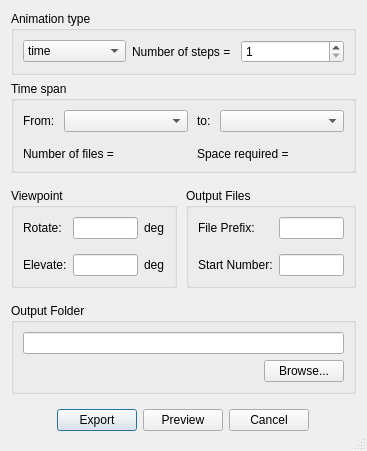
<?xml version="1.0" encoding="UTF-8"?>
<ui version="4.0">
 <class>ExportAnimationDialog</class>
 <widget class="QDialog" name="ExportAnimationDialog">
  <property name="geometry">
   <rect>
    <x>0</x>
    <y>0</y>
    <width>341</width>
    <height>405</height>
   </rect>
  </property>
  <property name="windowTitle">
   <string>Export Animation</string>
  </property>
  <property name="sizeGripEnabled">
   <bool>true</bool>
  </property>
  <layout class="QVBoxLayout" name="verticalLayout">
   <item>
    <widget class="QGroupBox" name="groupBox">
     <property name="title">
      <string>Animation type</string>
     </property>
     <layout class="QGridLayout" name="gridLayout_2">
      <item row="0" column="2">
       <widget class="QSpinBox" name="spinBoxNumberOfSteps">
        <property name="minimum">
         <number>1</number>
        </property>
        <property name="maximum">
         <number>1000000</number>
        </property>
        <property name="stepType">
         <enum>QAbstractSpinBox::DefaultStepType</enum>
        </property>
       </widget>
      </item>
      <item row="0" column="0">
       <widget class="QComboBox" name="comboBoxAnimationType">
        <item>
         <property name="text">
          <string>time</string>
         </property>
        </item>
        <item>
         <property name="text">
          <string>viewpoint</string>
         </property>
        </item>
       </widget>
      </item>
      <item row="0" column="1">
       <widget class="QLabel" name="label">
        <property name="text">
         <string>Number of steps =</string>
        </property>
       </widget>
      </item>
     </layout>
    </widget>
   </item>
   <item>
    <widget class="QGroupBox" name="groupBox_2">
     <property name="title">
      <string>Time span</string>
     </property>
     <layout class="QGridLayout" name="gridLayout_3">
      <property name="horizontalSpacing">
       <number>9</number>
      </property>
      <property name="verticalSpacing">
       <number>15</number>
      </property>
      <item row="0" column="2">
       <widget class="QLabel" name="label_3">
        <property name="text">
         <string>to:</string>
        </property>
       </widget>
      </item>
      <item row="1" column="2" colspan="2">
       <widget class="QLabel" name="labelDiskSpaceRequired">
        <property name="text">
         <string>Space required = </string>
        </property>
       </widget>
      </item>
      <item row="0" column="1">
       <widget class="QComboBox" name="comboBoxStartIndex">
        <property name="sizePolicy">
         <sizepolicy hsizetype="Expanding" vsizetype="Fixed">
          <horstretch>0</horstretch>
          <verstretch>0</verstretch>
         </sizepolicy>
        </property>
       </widget>
      </item>
      <item row="0" column="3">
       <widget class="QComboBox" name="comboBoxEndIndex">
        <property name="sizePolicy">
         <sizepolicy hsizetype="Expanding" vsizetype="Fixed">
          <horstretch>0</horstretch>
          <verstretch>0</verstretch>
         </sizepolicy>
        </property>
       </widget>
      </item>
      <item row="1" column="0" colspan="2">
       <widget class="QLabel" name="labelNumberOfFiles">
        <property name="text">
         <string>Number of files = </string>
        </property>
       </widget>
      </item>
      <item row="0" column="0">
       <widget class="QLabel" name="label_2">
        <property name="text">
         <string>From:</string>
        </property>
       </widget>
      </item>
     </layout>
    </widget>
   </item>
   <item>
    <widget class="QWidget" name="widget" native="true">
     <layout class="QHBoxLayout" name="horizontalLayout">
      <property name="spacing">
       <number>9</number>
      </property>
      <property name="leftMargin">
       <number>0</number>
      </property>
      <property name="rightMargin">
       <number>0</number>
      </property>
      <item>
       <widget class="QGroupBox" name="groupBox_3">
        <property name="title">
         <string>Viewpoint</string>
        </property>
        <layout class="QGridLayout" name="gridLayout">
         <property name="horizontalSpacing">
          <number>6</number>
         </property>
         <property name="verticalSpacing">
          <number>15</number>
         </property>
         <item row="0" column="0">
          <widget class="QLabel" name="label_6">
           <property name="text">
            <string>Rotate:</string>
           </property>
          </widget>
         </item>
         <item row="0" column="1">
          <widget class="QLineEdit" name="lineEditRotate">
           <property name="minimumSize">
            <size>
             <width>65</width>
             <height>0</height>
            </size>
           </property>
          </widget>
         </item>
         <item row="0" column="2">
          <widget class="QLabel" name="label_7">
           <property name="text">
            <string>deg</string>
           </property>
          </widget>
         </item>
         <item row="1" column="0">
          <widget class="QLabel" name="label_9">
           <property name="text">
            <string>Elevate:</string>
           </property>
          </widget>
         </item>
         <item row="1" column="1">
          <widget class="QLineEdit" name="lineEditElevate">
           <property name="minimumSize">
            <size>
             <width>65</width>
             <height>0</height>
            </size>
           </property>
           <property name="text">
            <string/>
           </property>
          </widget>
         </item>
         <item row="1" column="2">
          <widget class="QLabel" name="label_8">
           <property name="text">
            <string>deg</string>
           </property>
          </widget>
         </item>
        </layout>
       </widget>
      </item>
      <item>
       <widget class="QGroupBox" name="groupBox_4">
        <property name="title">
         <string>Output Files</string>
        </property>
        <layout class="QGridLayout" name="gridLayout_4">
         <property name="horizontalSpacing">
          <number>6</number>
         </property>
         <property name="verticalSpacing">
          <number>15</number>
         </property>
         <item row="0" column="0">
          <widget class="QLabel" name="label_10">
           <property name="text">
            <string>File Prefix:</string>
           </property>
          </widget>
         </item>
         <item row="0" column="1">
          <widget class="QLineEdit" name="lineEditFilePrefix">
           <property name="minimumSize">
            <size>
             <width>65</width>
             <height>0</height>
            </size>
           </property>
           <property name="text">
            <string/>
           </property>
          </widget>
         </item>
         <item row="1" column="0">
          <widget class="QLabel" name="label_11">
           <property name="text">
            <string>Start Number:</string>
           </property>
          </widget>
         </item>
         <item row="1" column="1">
          <widget class="QLineEdit" name="lineEditFileStartNumber">
           <property name="minimumSize">
            <size>
             <width>65</width>
             <height>0</height>
            </size>
           </property>
           <property name="text">
            <string/>
           </property>
          </widget>
         </item>
        </layout>
       </widget>
      </item>
     </layout>
    </widget>
   </item>
   <item>
    <widget class="QGroupBox" name="groupBox_5">
     <property name="title">
      <string>Output Folder</string>
     </property>
     <layout class="QGridLayout" name="gridLayout_5">
      <item row="0" column="0" colspan="2">
       <widget class="QLineEdit" name="lineEditOutputFolder"/>
      </item>
      <item row="2" column="0">
       <spacer name="horizontalSpacer">
        <property name="orientation">
         <enum>Qt::Horizontal</enum>
        </property>
        <property name="sizeHint" stdset="0">
         <size>
          <width>219</width>
          <height>20</height>
         </size>
        </property>
       </spacer>
      </item>
      <item row="2" column="1">
       <widget class="QPushButton" name="pushButtonBrowse">
        <property name="text">
         <string>Browse...</string>
        </property>
       </widget>
      </item>
     </layout>
    </widget>
   </item>
   <item>
    <widget class="QWidget" name="widget_2" native="true">
     <layout class="QGridLayout" name="gridLayout_6">
      <item row="0" column="2">
       <widget class="QPushButton" name="pushButtonPreview">
        <property name="text">
         <string>Preview</string>
        </property>
       </widget>
      </item>
      <item row="0" column="1">
       <widget class="QPushButton" name="pushButtonExport">
        <property name="text">
         <string>Export</string>
        </property>
        <property name="default">
         <bool>true</bool>
        </property>
       </widget>
      </item>
      <item row="0" column="3">
       <widget class="QPushButton" name="pushButtonCancel">
        <property name="text">
         <string>Cancel</string>
        </property>
       </widget>
      </item>
      <item row="0" column="0">
       <spacer name="horizontalSpacer_2">
        <property name="orientation">
         <enum>Qt::Horizontal</enum>
        </property>
        <property name="sizeHint" stdset="0">
         <size>
          <width>40</width>
          <height>20</height>
         </size>
        </property>
       </spacer>
      </item>
      <item row="0" column="4">
       <spacer name="horizontalSpacer_3">
        <property name="orientation">
         <enum>Qt::Horizontal</enum>
        </property>
        <property name="sizeHint" stdset="0">
         <size>
          <width>40</width>
          <height>20</height>
         </size>
        </property>
       </spacer>
      </item>
     </layout>
    </widget>
   </item>
  </layout>
 </widget>
 <tabstops>
  <tabstop>comboBoxStartIndex</tabstop>
  <tabstop>comboBoxEndIndex</tabstop>
  <tabstop>lineEditRotate</tabstop>
  <tabstop>lineEditElevate</tabstop>
  <tabstop>lineEditFilePrefix</tabstop>
  <tabstop>lineEditFileStartNumber</tabstop>
  <tabstop>lineEditOutputFolder</tabstop>
  <tabstop>pushButtonBrowse</tabstop>
  <tabstop>pushButtonExport</tabstop>
  <tabstop>pushButtonPreview</tabstop>
  <tabstop>pushButtonCancel</tabstop>
  <tabstop>comboBoxAnimationType</tabstop>
 </tabstops>
 <resources/>
 <connections/>
</ui>
